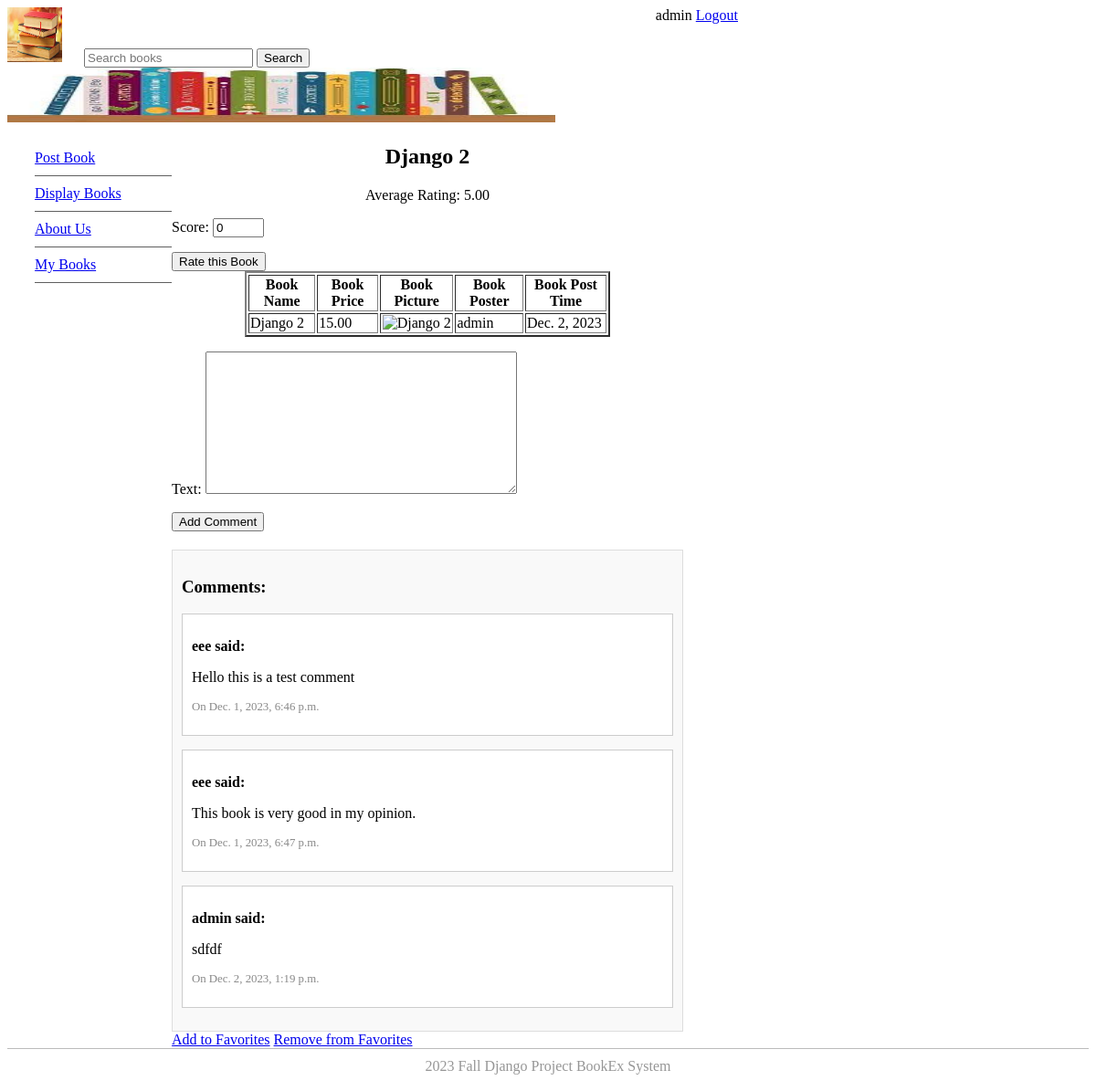
Page /book_detail/6 (signed in) on the committed database.
### bookMng/models.py (models this page shows, shortened)
class MainMenu(models.Model):
    item = models.CharField(max_length=200, unique=True)# Path: bookEx/bookMng/models.py
    link = models.CharField(max_length=200, unique=True)

class Book(models.Model):
    name = models.CharField(max_length=200)
    web = models.URLField(max_length=200)
    price = models.DecimalField(decimal_places=2, max_digits=8)
    publishdate = models.DateField(auto_now=True)
    picture = models.FileField(upload_to='bookEx/static/uploads')
    pic_path = models.CharField(max_length=300, editable=False, blank=True)
    username = models.ForeignKey(User, blank=True, null=True, on_delete=models.CASCADE)
    average_rating = models.DecimalField(max_digits=3, decimal_places=2, null=True)

class Comment(models.Model):
    book = models.ForeignKey(Book, on_delete=models.CASCADE, related_name='comments')
    author = models.ForeignKey(User, on_delete=models.CASCADE)
    text = models.TextField()
    created_date = models.DateTimeField(auto_now_add=True)

### bookMng/views.py (the view, shortened to what this page needs)
# urls.py: path('book_detail/<int:book_id>', views.book_detail, name='book_detail'),
@login_required(login_url=reverse_lazy('login'))
def book_detail(request, book_id):
    book = get_object_or_404(Book, id=book_id)
    comments = Comment.objects.filter(book=book)
    comment_form = CommentForm()  # Initialize comment_form here
    rating_form = RatingForm()    # Initialize rating_form here
    return render(request, 'bookMng/book_detail.html', {
        'item_list': MainMenu.objects.all(),
        'book': book,
        'comments': comments,
        'comment_form': comment_form,
        'rating_form': rating_form
    })

### bookMng/forms.py
class CommentForm(forms.ModelForm):
    class Meta:
        model = Comment
        fields = ('text',)

class RatingForm(forms.ModelForm):
    class Meta:
        model = Rating
        fields = ['score']
        widgets = {
            'score': forms.NumberInput(attrs={'min': '1', 'max': '10'})
        }

### bookEx/templates/bookMng/book_detail.html (shortened to what this page needs)
{% extends "base.html" %}
{% load static %}
{% block sidenav %}
   {% for item in item_list %}
      <li>
          <a href="{{ item.link }}"> {{ item.item }}</a>
      </li>
   {% endfor %}
{% endblock sidenav %}
{% block content %}
<div class="book-detail">
    <h1 align="center">{{ book.name }}</h1>
    <p align="center">Average Rating: {{ book.average_rating|default:"Not rated yet" }}</p>
    {% if user.is_authenticated %}
        <form method="post" action="">
            {{ rating_form.as_p }}
            <button type="submit" class="btn btn-primary" name="rating">Rate this Book</button>
        </form>
    {% else %}
        <p>You need to be logged in to rate.</p>
    {% endif %}
    <table class="book-info" align="center" border="2" width="400">
        <thead>
            <tr>
                <th>Book Name</th>
                <th>Book Price</th>
                <th>Book Picture</th>
                <th>Book Poster</th>
                <th>Book Post Time</th>
            </tr>
        </thead>
        <tbody>
            <tr>
                <td>{{ book.name }}</td>
                <td>{{ book.price }}</td>
                <td align="center">
                    <img src="{% static book.pic_path %}" height="60" width="60" alt="{{ book.name }}" />
                </td>
                <td>{{ book.username }}</td>
                <td>{{ book.publishdate }}</td>
            </tr>
        </tbody>
    </table>
    {% if user.is_authenticated %}
        <form class="comment-form" method="post">
            {{ comment_form.as_p }}
            <button type="submit" class="btn btn-primary" name="comment">Add Comment</button>
        </form>
    {% else %}
        <p>You need to be logged in to comment.</p>
    {% endif %}
    <div class="comments">
        <h3>Comments:</h3>
        {% for comment in comments %}
            <div class="comment">
                <p class="author">{{ comment.author }} said:</p>
                <p class="text">{{ comment.text }}</p>
                <p class="date">On {{ comment.created_date }}</p>
            </div>
        {% empty %}
            <p>No comments yet.</p>
        {% endfor %}
    </div>
    <a href="{% url 'add_to_favorites' book.id %}">Add to Favorites</a>
<a href="{% url 'remove_from_favorites' book.id %}">Remove from Favorites</a>
</div>
{% endblock content %}

### bookEx/templates/base.html (shortened to what this page needs)
{% load static %}
<!DOCTYPE html>
<html lang="en">
<head>
    <link href="{% static 'main.css' %}" rel="stylesheet" type="text/css">
</head>
<body>
  <header id="header">
      <img src="{% static 'logo.jpg'%}" height="60" width="60" alt="" />
      <form action="{% url 'search_books' %}" method="get" style="display: inline; margin-left: 20px;">
          <input type="text" name="q" placeholder="Search books">
          <button type="submit">Search</button>
      </form>
      <span style="float: right;">
          {% if user.is_authenticated %}
              {{ user.username }}
              <a href="{% url 'logout' %}?next=/">Logout</a>
          {% else %}
              Not Logged in
              <a href="{% url 'login' %}?next=/">Login</a>
          {% endif %}
      </span>
      <img src="{% static 'banner.jpg'%}" height="60" width="600" alt="" />
  </header>
  <aside id="leftsidebar">
      <nav id="nav">
          <ul>
              {% block sidenav %}{% endblock sidenav %}
          </ul>
      </nav>
  </aside>
  <section id="main">
      {% block content %}{% endblock content %}
  </section>
  <footer id="footer">
      2023 Fall Django Project BookEx System
  </footer>
</body>
</html>

### bookEx/static/main.css (style rules this page uses)
#header { border-style: none; width: 800px; height: auto; }
#nav li { padding-top: 10px; padding-bottom: 10px; font-size: 1em; list-style-type: none; border-bottom: thin solid #5F5F5F; color: #4C4C4C; left: 0px; list-style-position: inside; margin-left: -10px; }
#leftsidebar { width: 180px; height: 350px; float: left; }
#main { width: 560px; float: left; margin-left: 20 px; margin-right: 10px; padding-right: 10px; }
#footer { text-align: center; foot-size: 0.8em; margin-top: 5px; padding-top: 10px; padding-bottom: 10px; background-color: #FFFFFF; border-top: thin solid #BBBBBB; clear: both; color: #969696; }
.comments { margin-top: 20px; border: 1px solid #ddd; padding: 10px; background-color: #f9f9f9; }
.comment { margin-bottom: 15px; padding: 10px; border: 1px solid #ccc; background-color: #fff; }
.comment .author { font-weight: bold; }
.comment .text { margin-top: 5px; }
.comment .date { font-size: 0.8em; color: #888; }

### rows in the picture
MainMenu: item "Post Book"
MainMenu: item "Display Books"
MainMenu: item "About Us"
MainMenu: item "My Books"
Book: name "Django 2", average_rating "5.00", price "15.00", username "admin", publishdate "Dec. 2, 2023"
Comment: author "eee", text "Hello this is a test comment", created_date "Dec. 1, 2023, 6:46 p.m."
Comment: author "eee", text "This book is very good in my opinion.", created_date "Dec. 1, 2023, 6:47 p.m."
Comment: author "admin", text "sdfdf", created_date "Dec. 2, 2023, 1:19 p.m."

### other values in the picture
{{ user.username }} "admin"
